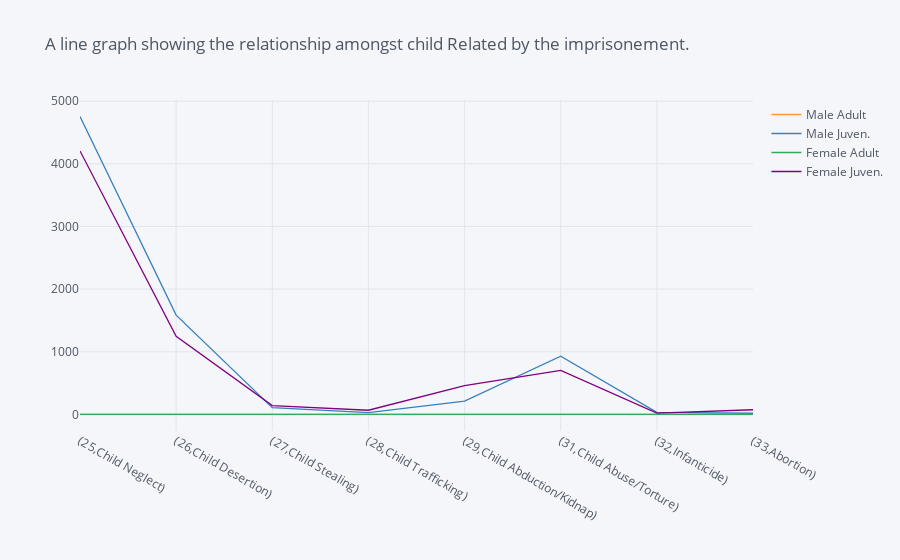

Here is the notebook cell this chart was saved with:
### Code cell
# Line graph for the child related cases that have been imprisoned
summ.iplot(kind='line',title='A line graph showing the relationship amongst child Related by the imprisonement.')

### Figure 1 — Plotly figure (JSON) as saved in the notebook; plotly's stock layout.template omitted (floating-point values rounded to 4 significant figures)
{"data": [{"line": {"color": "rgba(255, 153, 51, 1.0)", "dash": "solid", "shape": "linear", "width": 1.3}, "mode": "lines", "name": "Male Adult", "text": "", "type": "scatter", "x": ["(25,Child Neglect)", "(26,Child Desertion)", "(27,Child Stealing)", "(28,Child Trafficking)", "(29,Child Abduction/Kidnap)", "(31,Child Abuse/Torture)", "(32,Infanticide)", "(33,Abortion)"], "y": [0, 0, 0, 0, 0, 0, 0, 0]}, {"line": {"color": "rgba(55, 128, 191, 1.0)", "dash": "solid", "shape": "linear", "width": 1.3}, "mode": "lines", "name": "Male Juven.", "text": "", "type": "scatter", "x": ["(25,Child Neglect)", "(26,Child Desertion)", "(27,Child Stealing)", "(28,Child Trafficking)", "(29,Child Abduction/Kidnap)", "(31,Child Abuse/Torture)", "(32,Infanticide)", "(33,Abortion)"], "y": [4755, 1585, 108, 29, 214, 931, 34, 19]}, {"line": {"color": "rgba(50, 171, 96, 1.0)", "dash": "solid", "shape": "linear", "width": 1.3}, "mode": "lines", "name": "Female Adult", "text": "", "type": "scatter", "x": ["(25,Child Neglect)", "(26,Child Desertion)", "(27,Child Stealing)", "(28,Child Trafficking)", "(29,Child Abduction/Kidnap)", "(31,Child Abuse/Torture)", "(32,Infanticide)", "(33,Abortion)"], "y": [0, 0, 0, 0, 0, 0, 0, 0]}, {"line": {"color": "rgba(128, 0, 128, 1.0)", "dash": "solid", "shape": "linear", "width": 1.3}, "mode": "lines", "name": "Female Juven.", "text": "", "type": "scatter", "x": ["(25,Child Neglect)", "(26,Child Desertion)", "(27,Child Stealing)", "(28,Child Trafficking)", "(29,Child Abduction/Kidnap)", "(31,Child Abuse/Torture)", "(32,Infanticide)", "(33,Abortion)"], "y": [4206, 1249, 141, 67, 461, 703, 20, 75]}], "layout": {"legend": {"bgcolor": "#F5F6F9", "font": {"color": "#4D5663"}}, "paper_bgcolor": "#F5F6F9", "plot_bgcolor": "#F5F6F9", "title": {"font": {"color": "#4D5663"}, "text": "A line graph showing the relationship amongst child Related by the imprisonement."}, "xaxis": {"gridcolor": "#E1E5ED", "showgrid": true, "tickfont": {"color": "#4D5663"}, "title": {"font": {"color": "#4D5663"}, "text": ""}, "zerolinecolor": "#E1E5ED"}, "yaxis": {"gridcolor": "#E1E5ED", "showgrid": true, "tickfont": {"color": "#4D5663"}, "title": {"font": {"color": "#4D5663"}, "text": ""}, "zerolinecolor": "#E1E5ED"}}}
